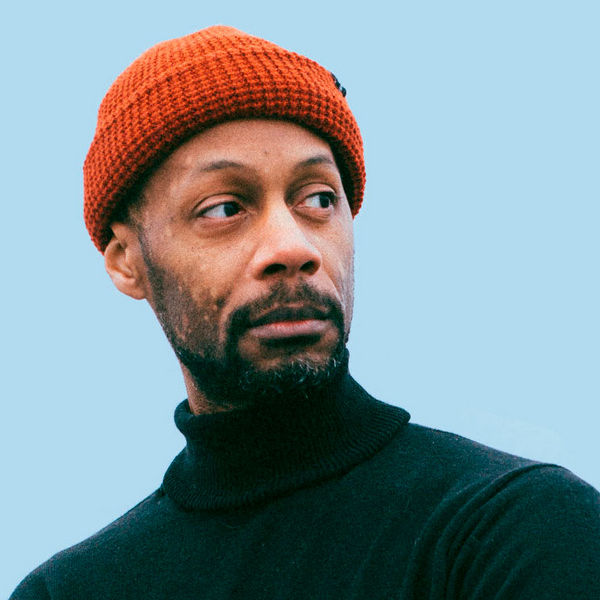
#> input picture Experiment 1/image.jpg, 600 x 600 px
$ python Experiment1.py
#> lines starting #> are read from the running program, lines starting #| are printed output that depends on the picture; after the words box and inside, x2 and y2 are one past the last pixel; in counts of white or black regions, pixels touching at a corner belong together
import cv2
import os

# Create a folder to save outputs
output_folder = "output_images"
os.makedirs(output_folder, exist_ok=True)

# Read image
img = cv2.imread("image.jpg")
#> img is the input picture: shape (600, 600, 3); mean B, G, R 150.3, 145.5, 128.6

# Show & Save Original
cv2.imshow("Original Image", img)
cv2.imwrite(os.path.join(output_folder, "original.jpg"), img)

cv2.waitKey(0)
cv2.destroyAllWindows()

# Convert to Grayscale
gray = cv2.cvtColor(img, cv2.COLOR_BGR2GRAY)
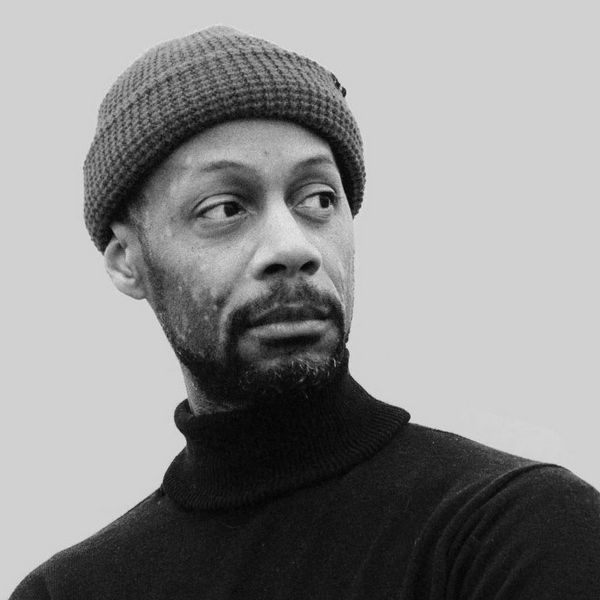
#> gray: shape (600, 600); min 2, max 235, mean 141
cv2.imshow("Grayscale Image", gray)
cv2.imwrite(os.path.join(output_folder, "grayscale.jpg"), gray)

cv2.waitKey(0)
cv2.destroyAllWindows()

# Convert to Binary
_, binary = cv2.threshold(gray, 127, 255, cv2.THRESH_BINARY)
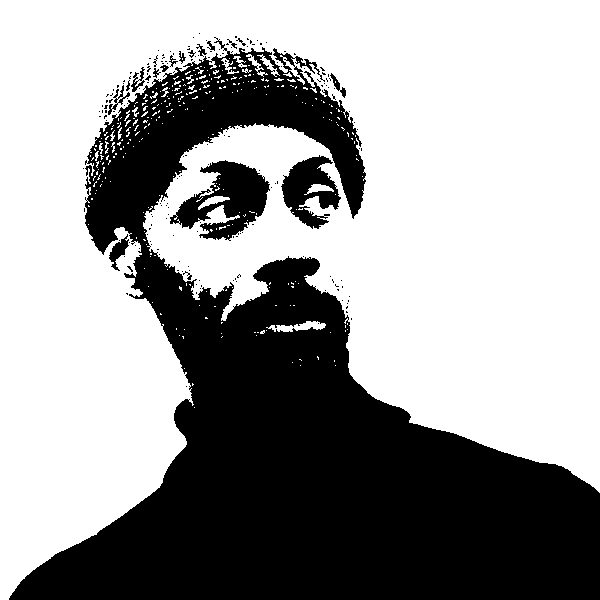
#> binary: shape (600, 600); 61.6% white; 189 black regions (171 under 20 px), largest, box (x1, y1, x2, y2) and area: (9, 37, 600, 600) 130478, (170, 160, 270, 241) 4009, (281, 155, 341, 229) 2329
cv2.imshow("Binary Image", binary)
cv2.imwrite(os.path.join(output_folder, "binary.jpg"), binary)

cv2.waitKey(0)
cv2.destroyAllWindows()

# Complement Image
complement = cv2.bitwise_not(img)
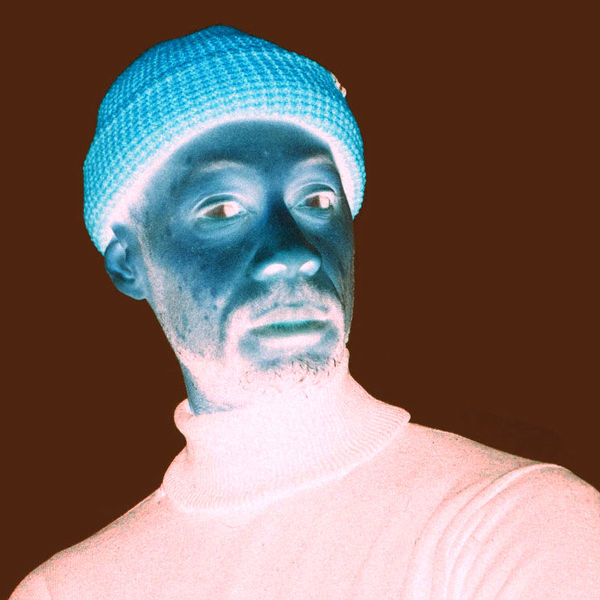
#> complement: shape (600, 600, 3); mean B, G, R 104.7, 109.5, 126.4
cv2.imshow("Complement Image", complement)
cv2.imwrite(os.path.join(output_folder, "complement.jpg"), complement)

cv2.waitKey(0)
cv2.destroyAllWindows()
